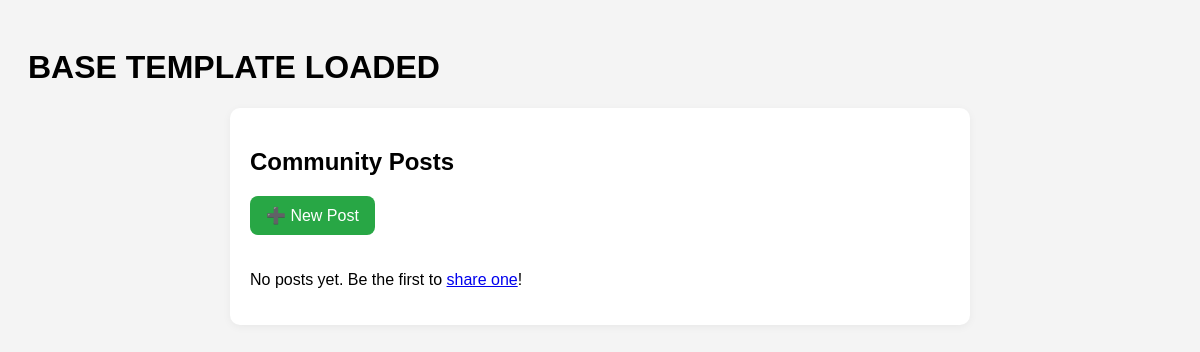
The page /posts/ (signed in) on the database as committed earlier.
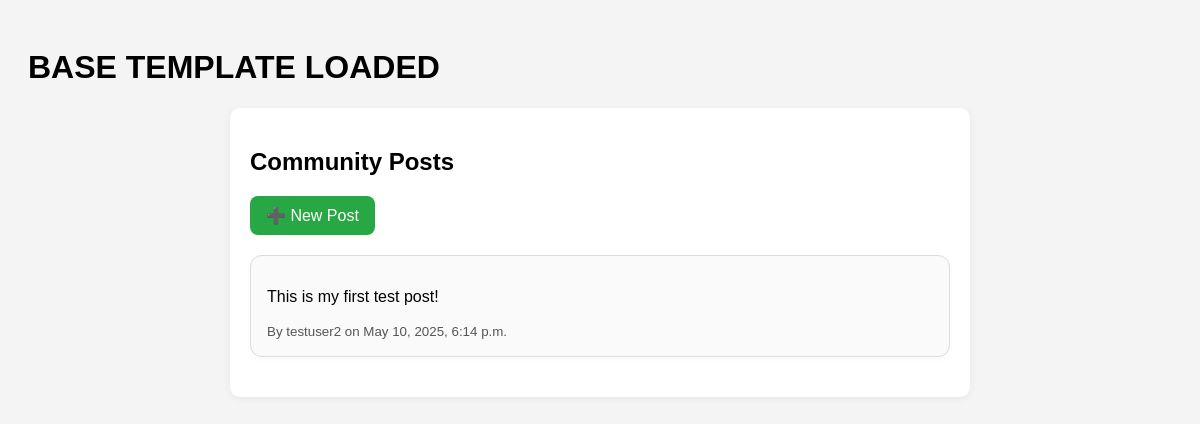
The same page on the database as committed later.
### posts/models.py (models this page shows, shortened)
class Post(models.Model):
    author = models.ForeignKey(User, on_delete=models.CASCADE)
    content = models.TextField(max_length=1000)
    created_at = models.DateTimeField(auto_now_add=True)
    updated_at = models.DateTimeField(auto_now=True)

### posts/views.py (the view)
# urls.py: path('', post_list, name='post_list'),
@login_required
def post_list(request):
    posts = Post.objects.order_by('-created_at')
    return render(request, 'posts/post_list.html', {'posts': posts})

### posts/templates/posts/post_list.html
{% extends "base.html" %}
{% block content %}
<div class="container">
  <h2>Community Posts</h2>
  <a href="{% url 'post_create' %}" class="new-post-btn">➕ New Post</a>
  {% if posts %}
    {% for post in posts %}
      <div class="post">
        <p>{{ post.content }}</p>
        <small>By {{ post.author.username }} on {{ post.created_at|date:"F j, Y, g:i a" }}</small>
      </div>
    {% endfor %}
  {% else %}
    <p>No posts yet. Be the first to <a href="{% url 'post_create' %}">share one</a>!</p>
  {% endif %}
</div>
{% endblock %}

Rows that differ between the two databases and show on the page:
added Post: content "This is my first test post!", author.username "testuser2", created_at "May 10, 2025, 6:14 p.m."
Other text that changed with them:
text no longer shown: "No posts yet. Be the first to share one !"
